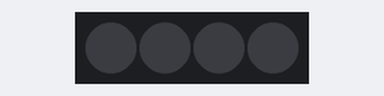
A sketch run on a simulated ESP32. Parts: 4 RGB LEDs in strip order, left to right. WiFi joins after 1.5 s; servers stay silent unless stated; what the sketch prints to the serial monitor is not drawn.

Above: at 2.7 s.
At 5.04 s:
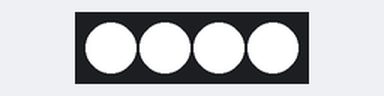
Timing chart, 0 to 5.5 s (numbered marks = the images above):
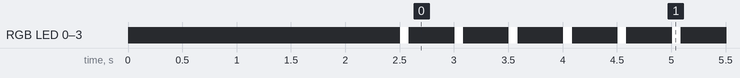

Measured:
- by itself, RGB LED 0–3: alternates RGB(255, 255, 255) for 0.08 s and off for 0.42 s

The sketch:

LED_Rezimy_example4ledky.ino
```cpp
#include <WiFi.h>
#include <WiFiUdp.h>
#include <FastLED.h>

// ==== NASTAVENÍ SÍTĚ ====
const char* ssid = "TVA_WIFI_SIT";
const char* password = "TVOJE_HESLO";

const int localPort = 9000;  // UDP port

// ==== LED NASTAVENÍ ====
#define LED_PIN     5
#define NUM_LEDS    4
CRGB leds[NUM_LEDS];

// ==== UDP ====
WiFiUDP udp;
char incomingPacket[255];

// ==== REŽIMY ====
enum Mode { AUTO, MIDI, MANUAL };
Mode currentMode = AUTO;

// ==== Časovač pro AUTO beat ====
unsigned long lastAutoBeat = 0;
const unsigned long beatInterval = 500; // 120 BPM

// ==== Barva pro MANUAL ====
CRGB manualColor = CRGB::Blue;

void setup() {
  Serial.begin(115200);
  delay(1000);

  // Připojení k WiFi
  WiFi.begin(ssid, password);
  while (WiFi.status() != WL_CONNECTED) {
    delay(500);
    Serial.print(".");
  }
  Serial.println(" WiFi připojeno!");
  Serial.println(WiFi.localIP());

  udp.begin(localPort);
  Serial.printf("UDP naslouchá na portu %d\n", localPort);

  FastLED.addLeds<WS2812B, LED_PIN, GRB>(leds, NUM_LEDS);
  FastLED.clear();
  FastLED.show();
}

void loop() {
  // AUTO režim beat
  if (currentMode == AUTO && millis() - lastAutoBeat > beatInterval) {
    lastAutoBeat = millis();
    blinkLEDs(CRGB::White);
  }

  int packetSize = udp.parsePacket();
  if (packetSize) {
    int len = udp.read(incomingPacket, 255);
    if (len > 0) incomingPacket[len] = 0;

    String msg = String(incomingPacket);
    Serial.println("Zpráva: " + msg);

    // Přepnutí režimu
    if (msg.startsWith("/mode")) {
      if (msg.indexOf("auto") != -1) currentMode = AUTO;
      else if (msg.indexOf("midi") != -1) currentMode = MIDI;
      else if (msg.indexOf("manual") != -1) currentMode = MANUAL;
      Serial.print("Režim přepnut na: "); Serial.println(currentMode);
    }

    // MIDI zpráva
    if (currentMode == MIDI && msg.indexOf("/note") != -1) {
      blinkLEDs(CRGB::Red);
    }

    // MANUAL barva (např. /color 0 255 0)
    if (currentMode == MANUAL && msg.startsWith("/color")) {
      int r, g, b;
      sscanf(incomingPacket, "/color %d %d %d", &r, &g, &b);
      manualColor = CRGB(r, g, b);
      fill_solid(leds, NUM_LEDS, manualColor);
      FastLED.show();
    }

    // Obecný beat
    if (msg.indexOf("beat") != -1 && currentMode != AUTO) {
      blinkLEDs(CRGB::White);
    }
  }
}

void blinkLEDs(CRGB color) {
  fill_solid(leds, NUM_LEDS, color);
  FastLED.show();
  delay(80);
  FastLED.clear();
  FastLED.show();
}
```
